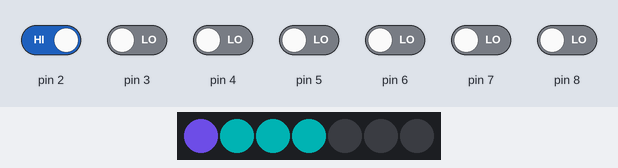
Bench run of a sketch on a simulated Arduino Uno, built with avr-gcc and run on an emulated ATmega328P. Parts: 7 RGB LEDs in strip order, left to right. The test bench sets the inputs (shaded band); at power-on: pin 2 HIGH, pin 3–8 LOW. Dim RGB values are drawn brighter than linear; what the sketch prints to the serial monitor is not drawn.

Above: at 1.2 s.
1.3 s: pin 4 driven HIGH
At 3.02 s:
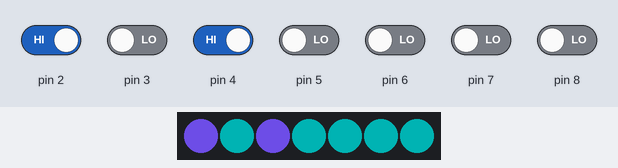
13.9 s: pin 2 driven LOW
At 15.1 s:
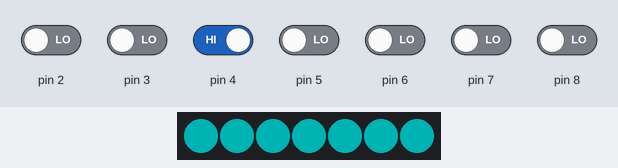
26.5 s: pin 3 driven HIGH
At 33.9 s:
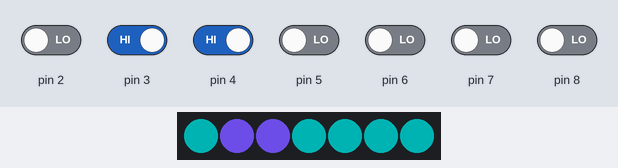
39.1 s: pin 7 driven HIGH
At 39.51 s:
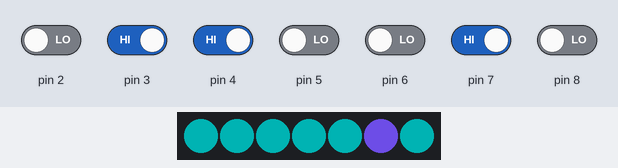
51.7 s: pin 5 driven HIGH
At 56.36 s:
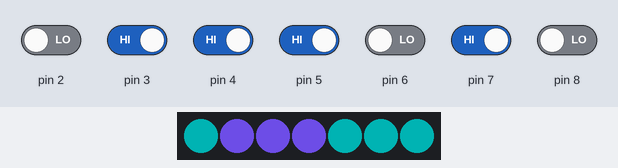
64.3 s: pin 6 driven HIGH
At 64.79 s:
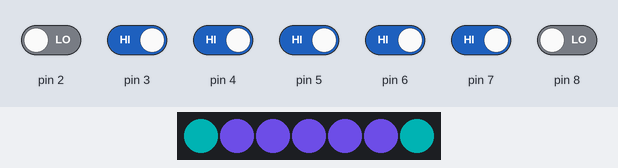
Timing chart, 0 to 77.9 s (numbered marks = the images above; inputs shaded):
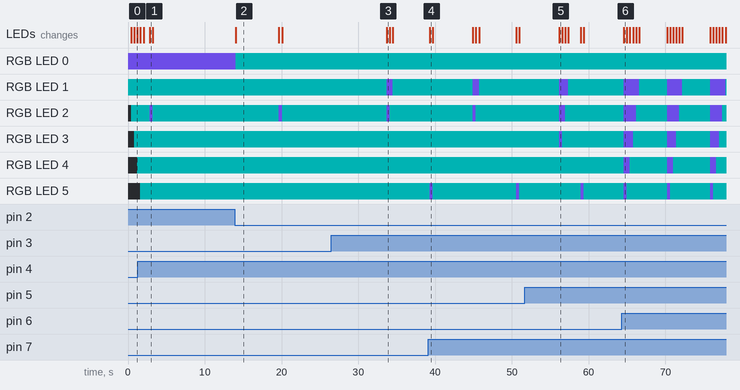

The sketch:

bluetooth.ino
```cpp
//code write by Moz for YouTube changel LogMaker360, 27-10-2015
//code belongs to this video: https://www.youtube.com/watch?v=6jZMJ7DFCY0

#include <SoftwareSerial.h>
#include <FastLED.h>

#define LED_PIN     9
#define NUM_LEDS    7

CRGB leds[NUM_LEDS];
SoftwareSerial BT(11, 10);
//SoftwareSerial BT(1, 0);
// creates a "virtual" serial port/UART
// connect BT module TX to 0
// connect BT module RX to 1
// connect BT Vcc to 5V, GND to GND
void setup()
{
  // set digital pin to control as an output
  FastLED.addLeds<WS2812, LED_PIN, GRB>(leds, NUM_LEDS);
  // set the data rate for the SoftwareSerial port
  // Send test message to other device
  Serial.begin(9600);
  Serial.println("Serial ready");
  BT.begin(9600);
  pinMode(2, INPUT);
  pinMode(3, INPUT);
  pinMode(4, INPUT);
  pinMode(5, INPUT);
  pinMode(6, INPUT);
  pinMode(7, INPUT);
  pinMode(8, INPUT);
  BT.println("Bluetooth ready");
}
char a; // stores incoming character from other device
void display(int i){
  for(int j = 0; j < 7; j++){
    if((i - 2 + j) < 7)
      leds[i - 2 + j] = CRGB(0, 60, 60);
    if((i - 2 - j) > 0)
      leds[i - 2 - j] = CRGB(0, 60, 60);
    FastLED.show();
    delay(400);
    }
}
void loop()
{
  for(int i = 2; i < 9; i++){
    if(digitalRead(i)== LOW){
        //Serial.println(i);
        //Serial.println(" is touched");
        //leds[i-2] = CRGB(0, 60, 60);
        BT.println(i);
        //FastLED.show();
        display(i);
      }
    else{
      leds[i-2] = CRGB(85, 60, 180);
      FastLED.show();
    }
  }
  /*for(int i = 0; i < 10; i++){
    BT.print(i);
    delay(2000);
  }*/

}
```

Measured:
- after the input at 13.9 s, the LEDs: change after 0.15 s (image 2)
- after the input at 26.5 s, the LEDs: change after 7.2 s (image 3)
- what the display in image 0 shows lasts 0.4 s, from 0.8 s to 1.2 s
- what the display in image 2 shows lasts 5.6 s, from 14.1 s to 19.7 s
